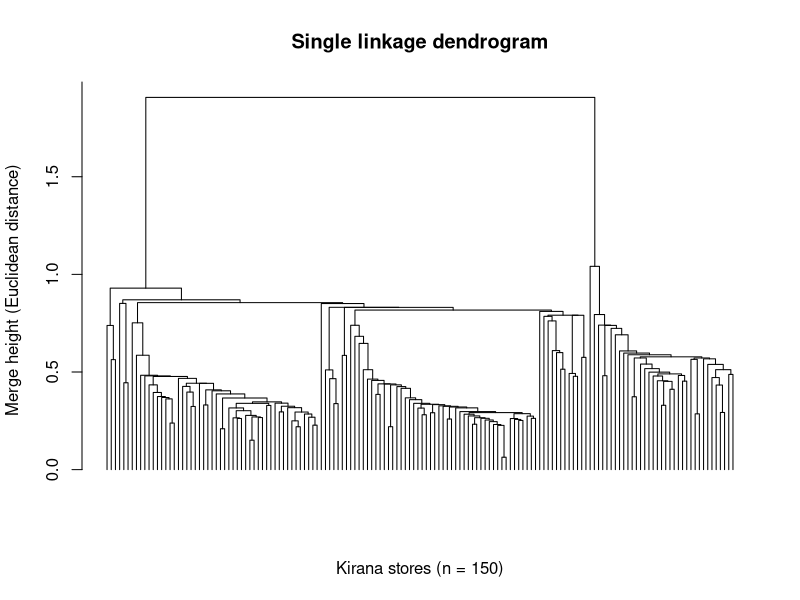
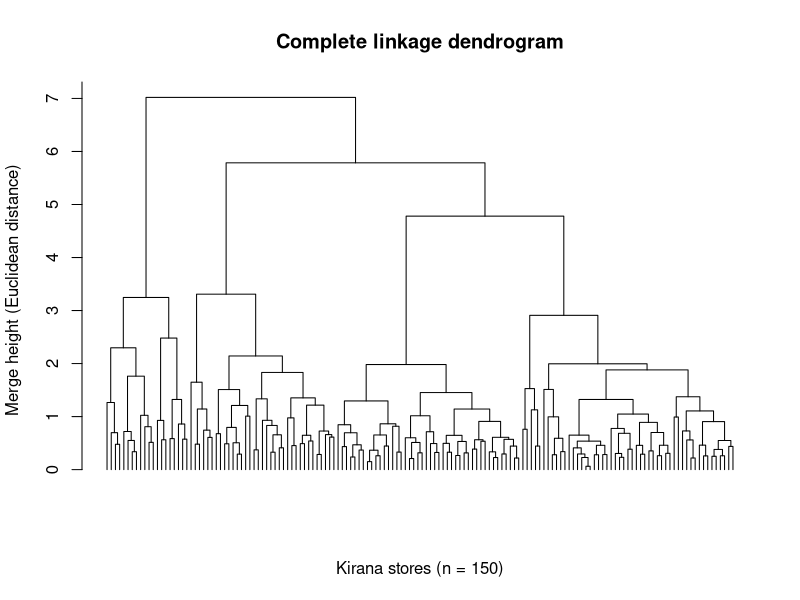
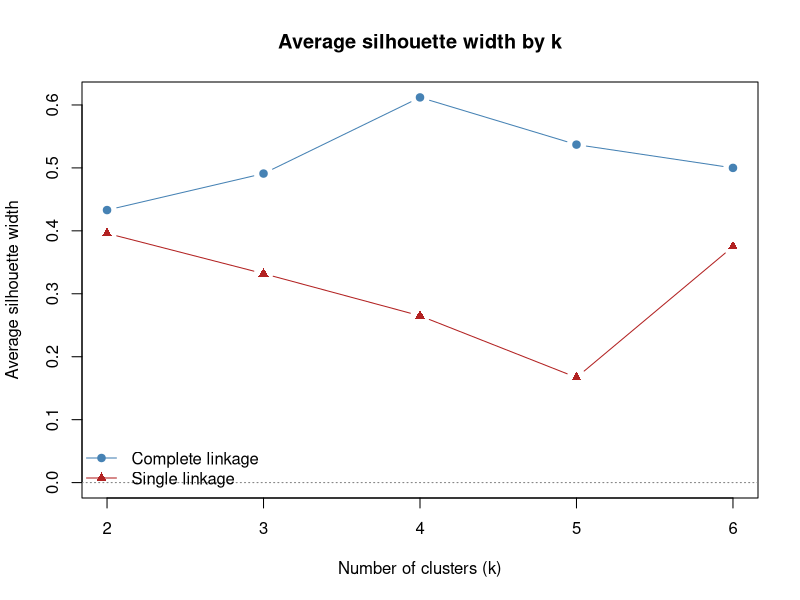
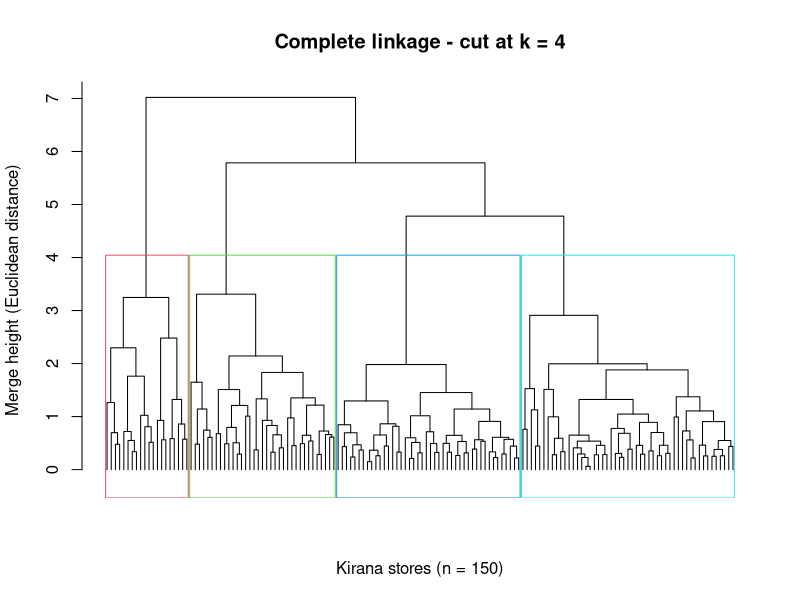
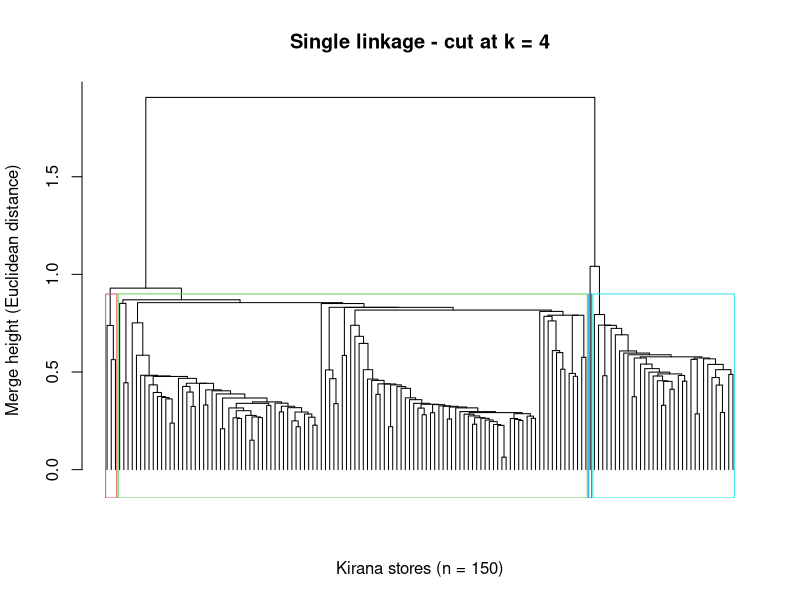
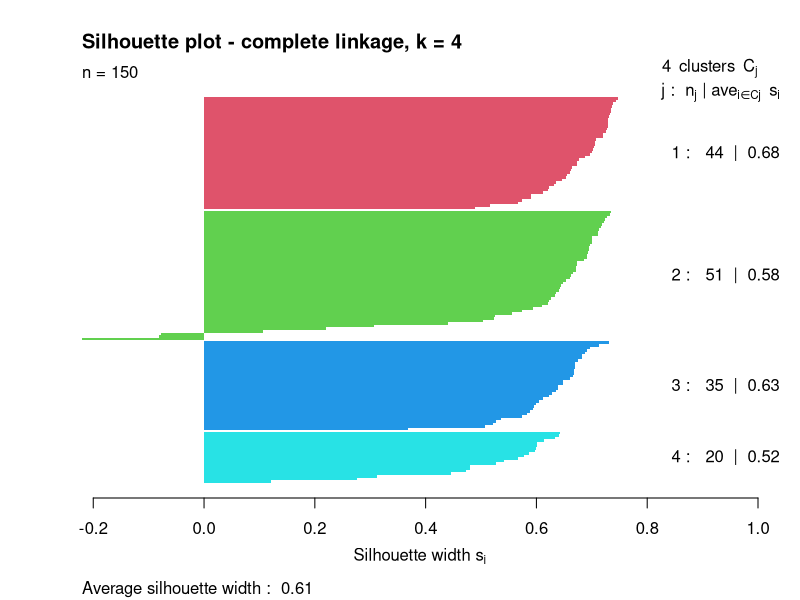
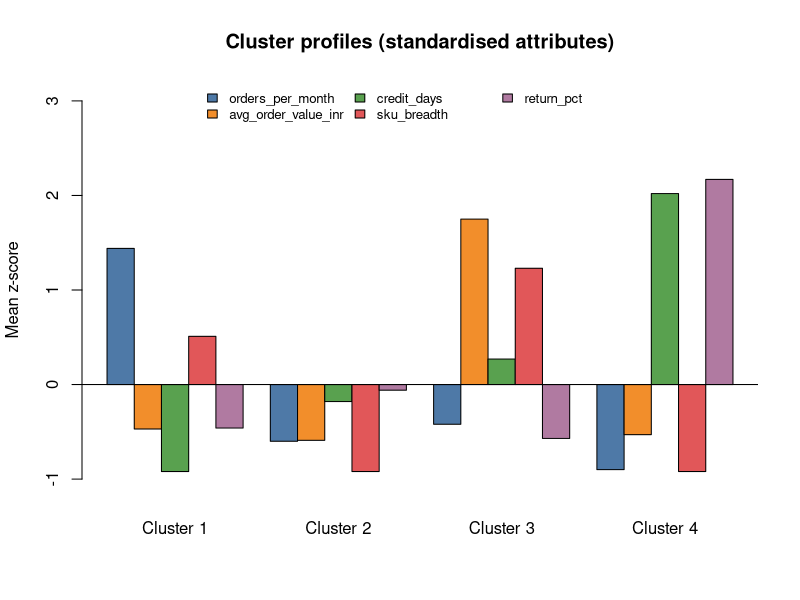

Source code (R) for these figures, in order:
library(cluster)

dir.create("figures", showWarnings = FALSE)
dir.create("outputs", showWarnings = FALSE)

# Import and inspect

stores <- read.csv("kirana_stores.csv", stringsAsFactors = FALSE)

cat("Rows:", nrow(stores), " Columns:", ncol(stores), "\n\n")
str(stores)
cat("\nSummary (before cleaning):\n"); print(summary(stores))
cat("\nMissing values per column:\n"); print(colSums(is.na(stores)))

features <- c("orders_per_month", "avg_order_value_inr", "credit_days",
              "sku_breadth", "return_pct")

# Invalid values: business rules each attribute must satisfy
invalid <- with(stores, list(
  orders_per_month    = which(orders_per_month    <= 0),
  avg_order_value_inr = which(avg_order_value_inr <= 0),
  credit_days         = which(credit_days         <  0),
  sku_breadth         = which(sku_breadth         <= 0),
  return_pct          = which(return_pct < 0 | return_pct > 100)
))
cat("\nInvalid values found (row numbers):\n"); print(invalid)

# ---- Resolve: invalid -> NA, then impute every NA with the column median ----
# The median is used (not the mean) because it is robust to the skew and
# extreme values in these business variables. Only ~1% of cells are affected,
# so imputation keeps all 150 stores without distorting the distributions.
clean <- stores
for (v in features) {
  clean[[v]][invalid[[v]]] <- NA
}
cleaning_log <- data.frame(
  attribute   = features,
  missing     = sapply(features, function(v) sum(is.na(stores[[v]]))),
  invalid     = sapply(features, function(v) length(invalid[[v]])),
  median_used = sapply(features, function(v) median(clean[[v]], na.rm = TRUE))
)
for (v in features) {
  clean[[v]][is.na(clean[[v]])] <- median(clean[[v]], na.rm = TRUE)
}
cat("\nCleaning log:\n"); print(cleaning_log, row.names = FALSE)
cat("\nMissing values after cleaning:", sum(is.na(clean[features])), "\n")
write.csv(cleaning_log, "outputs/cleaning_log.csv", row.names = FALSE)
write.csv(clean, "outputs/kirana_stores_clean.csv", row.names = FALSE)

# Select clustering attributes

X <- clean[, features]
rownames(X) <- clean$store_id

cat("\nScale of the raw attributes (very different units/ranges):\n")
print(round(sapply(X, function(col) c(mean = mean(col), sd = sd(col),
                                       min = min(col), max = max(col))), 2))

# z-score standardisation

Z <- scale(X)                      # (x - mean) / sd for every column
cat("\nAfter scaling - means ~0 and sds = 1:\n")
print(round(rbind(mean = colMeans(Z), sd = apply(Z, 2, sd)), 3))

# Euclidean distance matrix

D <- dist(Z, method = "euclidean")
cat("\nDistance matrix: ", attr(D, "Size"), "x", attr(D, "Size"), "\n")
print(round(as.matrix(D)[1:5, 1:5], 2))

# Agglomerative clustering: single and complete linkage

hc_single   <- hclust(D, method = "single")
hc_complete <- hclust(D, method = "complete")

plot_dend <- function(hc, title, file, k = NULL) {
  png(file, width = 1800, height = 900, res = 150)
  plot(hc, labels = FALSE, hang = -1, main = title,
       xlab = "Kirana stores (n = 150)", sub = "", ylab = "Merge height (Euclidean distance)")
  if (!is.null(k)) rect.hclust(hc, k = k, border = 2:(k + 1))
  dev.off()
}
plot_dend(hc_single,   "Single linkage dendrogram",   "figures/dendrogram_single.png")
plot_dend(hc_complete, "Complete linkage dendrogram", "figures/dendrogram_complete.png")

# Candidate k from the dendrogram: heights of the last merges

# The last merges of the tree are the ones that join big groups. A large jump
# between consecutive merge heights = a long vertical gap = a natural cut.
merge_table <- function(hc, top = 8) {
  h <- rev(tail(hc$height, top))            # largest heights first
  data.frame(k_if_cut_below = 2:(top + 1),  # clusters left if we cut just below this merge
             merge_height   = round(h, 3),
             gap_to_next    = round(h - c(h[-1], NA), 3))
}
gaps_single   <- merge_table(hc_single)
gaps_complete <- merge_table(hc_complete)
cat("\nSingle linkage - top merge heights:\n");   print(gaps_single,   row.names = FALSE)
cat("\nComplete linkage - top merge heights:\n"); print(gaps_complete, row.names = FALSE)
write.csv(gaps_single,   "outputs/merge_heights_single.csv",   row.names = FALSE)
write.csv(gaps_complete, "outputs/merge_heights_complete.csv", row.names = FALSE)

# Average silhouette width for candidate k (2 to 6), both linkages

sil_summary <- function(hc, method, ks = 2:6) {
  do.call(rbind, lapply(ks, function(k) {
    cl <- cutree(hc, k = k)
    s  <- silhouette(cl, D)
    data.frame(linkage = method, k = k,
               avg_silhouette = round(mean(s[, "sil_width"]), 3),
               cluster_sizes  = paste(table(cl), collapse = "/"),
               n_negative_sil = sum(s[, "sil_width"] < 0))
  }))
}
sil_table <- rbind(sil_summary(hc_single, "single"),
                   sil_summary(hc_complete, "complete"))
cat("\nAverage silhouette widths:\n"); print(sil_table, row.names = FALSE)
write.csv(sil_table, "outputs/silhouette_summary.csv", row.names = FALSE)

# Silhouette vs k chart
png("figures/silhouette_vs_k.png", width = 1200, height = 800, res = 150)
plot(2:6, sil_table$avg_silhouette[sil_table$linkage == "complete"], type = "b",
     pch = 19, col = "steelblue", ylim = range(sil_table$avg_silhouette, 0),
     xlab = "Number of clusters (k)", ylab = "Average silhouette width",
     main = "Average silhouette width by k")
lines(2:6, sil_table$avg_silhouette[sil_table$linkage == "single"], type = "b",
      pch = 17, col = "firebrick")
abline(h = 0, lty = 3, col = "grey50")
legend("bottomleft", c("Complete linkage", "Single linkage"),
       col = c("steelblue", "firebrick"), pch = c(19, 17), lty = 1, bty = "n")
dev.off()

# Final choice  (set after reading the dendrograms + silhouette table)

final_method <- "complete"
final_k      <- 4
hc_final     <- if (final_method == "complete") hc_complete else hc_single
clusters     <- cutree(hc_final, k = final_k)

# Dendrograms with the chosen cut drawn on them
plot_dend(hc_complete, sprintf("Complete linkage - cut at k = %d", final_k),
          "figures/dendrogram_complete_cut.png", k = final_k)
plot_dend(hc_single, sprintf("Single linkage - cut at k = %d", final_k),
          "figures/dendrogram_single_cut.png", k = final_k)

cat("\nSingle-linkage cluster sizes at k =", final_k, ":\n")
print(table(cutree(hc_single, k = final_k)))
cat("\nCross-tab: single (rows) vs complete (cols) at k =", final_k, "\n")
print(table(single = cutree(hc_single, k = final_k), complete = clusters))

# Silhouette plot of the final solution

sil_final <- silhouette(clusters, D)
png("figures/silhouette_final.png", width = 1400, height = 1000, res = 150)
plot(sil_final, border = NA, col = 2:(final_k + 1),
     main = sprintf("Silhouette plot - %s linkage, k = %d", final_method, final_k))
dev.off()

sil_by_cluster <- summary(sil_final)$clus.avg.widths
cat("\nAverage silhouette width per cluster:\n"); print(round(sil_by_cluster, 3))
cat("Overall average silhouette width:", round(summary(sil_final)$avg.width, 3), "\n")

neg <- which(sil_final[, "sil_width"] < 0)
misfits <- data.frame(store_id = rownames(X)[neg],
                      cluster  = sil_final[neg, "cluster"],
                      neighbor = sil_final[neg, "neighbor"],
                      sil_width = round(sil_final[neg, "sil_width"], 3))
cat("\nStores with negative silhouette (possibly in the wrong cluster):", nrow(misfits), "\n")
print(misfits, row.names = FALSE)
write.csv(misfits, "outputs/negative_silhouette_stores.csv", row.names = FALSE)

# Cluster profile in ORIGINAL units (cleaned data, not z-scores)

clean$cluster <- clusters
profile <- aggregate(clean[, features], by = list(cluster = clean$cluster), FUN = mean)
profile$n_stores <- as.vector(table(clean$cluster))
profile <- profile[, c("cluster", "n_stores", features)]
profile[, features] <- round(profile[, features], 1)
cat("\nCluster profile (means, original units):\n"); print(profile, row.names = FALSE)

# Standardised profile too: shows which attributes make each cluster distinctive
z_profile <- aggregate(as.data.frame(Z), by = list(cluster = clusters), FUN = mean)
z_profile[, -1] <- round(z_profile[, -1], 2)
cat("\nCluster profile (mean z-scores):\n"); print(z_profile, row.names = FALSE)

write.csv(profile,   "outputs/cluster_profile_original_units.csv", row.names = FALSE)
write.csv(z_profile, "outputs/cluster_profile_zscores.csv",        row.names = FALSE)
write.csv(clean,     "outputs/kirana_stores_with_clusters.csv",    row.names = FALSE)

# Profile heatmap-style bar chart of z-scores
png("figures/cluster_profile_z.png", width = 1600, height = 1000, res = 150)
barplot(t(as.matrix(z_profile[, -1])), beside = TRUE,
        names.arg = paste("Cluster", z_profile$cluster),
        col = c("#4E79A7", "#F28E2B", "#59A14F", "#E15759", "#B07AA1"),
        ylim = c(-1.2, 3.2),
        ylab = "Mean z-score", main = "Cluster profiles (standardised attributes)")
abline(h = 0)
legend("top", legend = features, bty = "n", cex = 0.8, ncol = 3,
       fill = c("#4E79A7", "#F28E2B", "#59A14F", "#E15759", "#B07AA1"))
dev.off()

# Q4.2  Business labels (assigned after reading the profile above)

labels <- c("1" = "High-Velocity Neighbourhood Stores",
            "2" = "Low-Frequency Basic Stores",
            "3" = "Bulk Wholesale-Retailers",
            "4" = "Credit-Risk Stores")
profile$segment <- labels[as.character(profile$cluster)]
cat("\nLabelled segments:\n")
print(profile[, c("cluster", "segment", "n_stores")], row.names = FALSE)
write.csv(profile, "outputs/cluster_profile_original_units.csv", row.names = FALSE)
